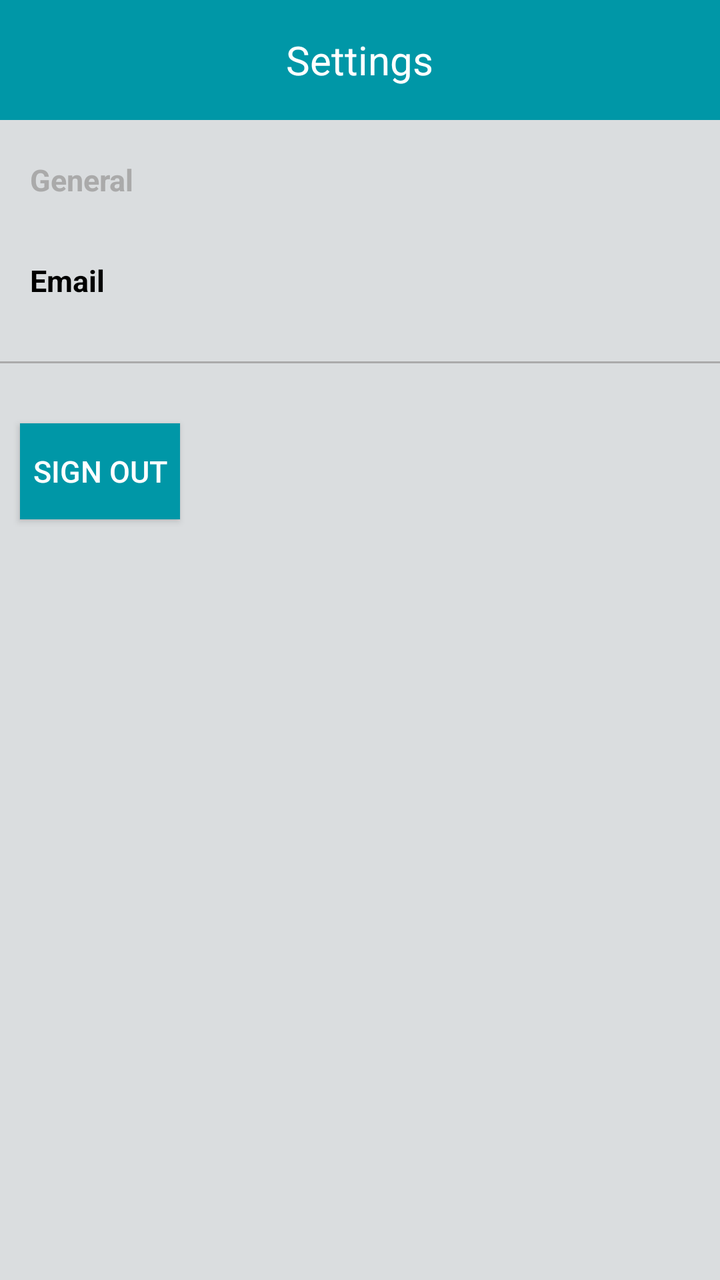
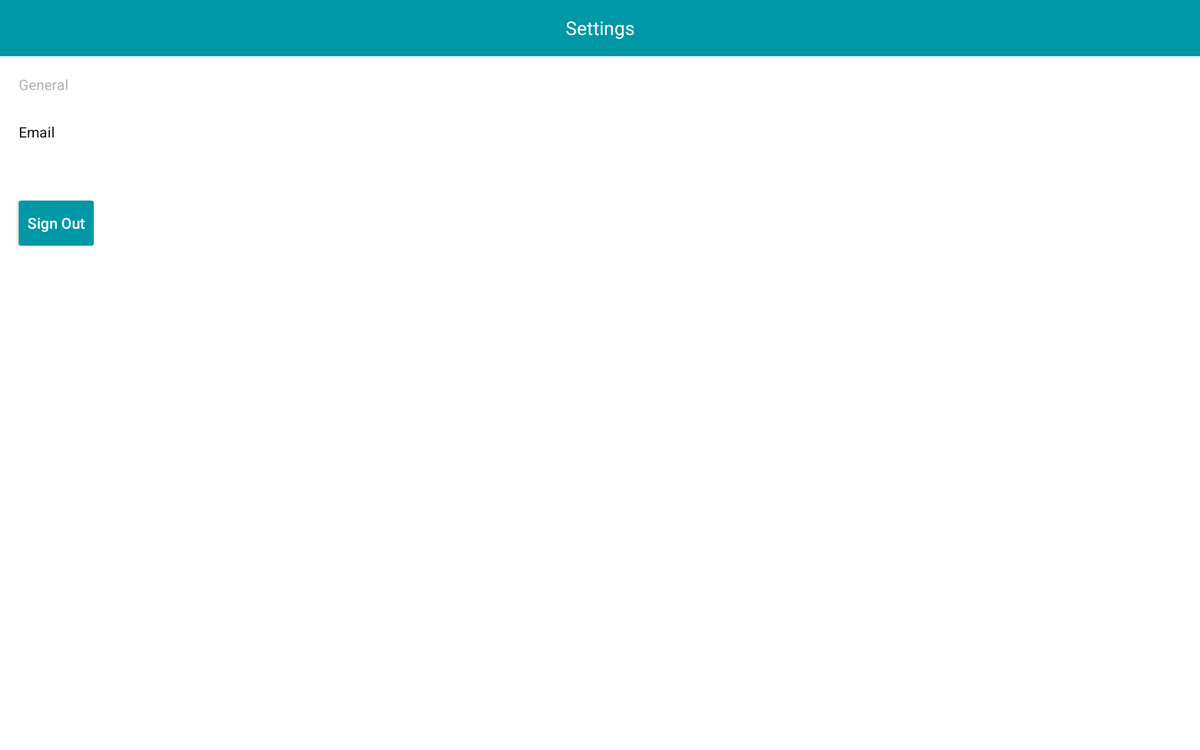

Compare how this app lays out the same screen by default and in its alternative resource folder. The renders come first, then the two layout files and the values they reference.
<!-- AndroidManifest.xml: application theme AppTheme -->
<!-- res/layout/activity_settings.xml -->
<?xml version="1.0" encoding="utf-8"?>
<LinearLayout xmlns:android="http://schemas.android.com/apk/res/android"
    android:orientation="vertical" android:layout_width="match_parent"
    android:layout_height="match_parent"
    android:background="#DADDDF">

    
    <LinearLayout
        android:focusable="true"
        android:focusableInTouchMode="true"
        android:layout_width="0px"
        android:layout_height="0px"/>

    <RelativeLayout
        android:layout_width="match_parent"
        android:layout_height="60dp"
        android:background="#0097A7">

        <ImageView
            android:layout_width="wrap_content"
            android:layout_height="match_parent"
            android:layout_alignParentStart="true"
            android:layout_alignParentTop="true"
            android:layout_alignParentBottom="true"
            android:layout_marginStart="10dp"
            android:src="@drawable/ic_arrow_back_white_36dp"
            android:id="@+id/settings_back"
            android:contentDescription="@string/img_back"/>

        <TextView
            android:id="@+id/settings_header"
            android:layout_width="wrap_content"
            android:layout_height="match_parent"
            android:gravity="center"
            android:layout_centerHorizontal="true"
            android:layout_marginStart="15dp"
            android:textColor="@color/white"
            android:textSize="20sp"
            android:text="@string/settings_header"/>

    </RelativeLayout>

    <TextView
        android:id="@+id/settings_title"
        android:layout_width="match_parent"
        android:layout_height="60dp"
        android:gravity="center_vertical"
        android:layout_marginStart="15dp"
        android:textColor="@android:color/darker_gray"
        android:textSize="15sp"
        android:textStyle="bold"
        android:text="@string/settings_title"/>


    <LinearLayout
        android:id="@+id/email_layout"
        android:orientation="vertical"
        android:layout_width="match_parent"
        android:layout_height="wrap_content"
        android:layout_marginTop="10dp">
        <TextView
            android:id="@+id/emailTextView"
            android:layout_width="match_parent"
            android:layout_height="wrap_content"
            android:text="@string/settings_email"
            android:textSize="15sp"
            android:layout_marginStart="15dp"
            android:textColor="@color/black"
            android:textStyle="bold"/>
        <TextView
            android:id="@+id/emailTextView2"
            android:layout_width="match_parent"
            android:layout_height="wrap_content"
            android:textSize="15sp"
            android:layout_marginStart="15dp"
            android:textColor="@android:color/darker_gray"/>

        <EditText
            android:layout_width="match_parent"
            android:layout_height="wrap_content"
            android:id="@+id/emailEditText"
            android:inputType="textEmailAddress"
            android:textColor="@android:color/darker_gray"
            android:textSize="15sp"
            android:layout_marginStart="15dp"
            android:layout_marginEnd="15dp"
            android:maxLines="1"
            android:visibility="gone"/>
    </LinearLayout>

    <ListView
        android:id="@+id/settings_list"
        android:layout_height="wrap_content"
        android:layout_width="match_parent"
        android:layout_marginLeft="10dp"
        android:layout_marginRight="10dp"
        android:divider="@null"
        android:dividerHeight="0dp">
    </ListView>

    <View
        android:layout_width="match_parent"
        android:layout_height="1dp"
        android:layout_marginTop="10dp"
        android:background="@android:color/darker_gray"/>

    <Button
        android:id="@+id/sign_out"
        android:layout_width="80dp"
        android:layout_height="wrap_content"
        android:layout_marginStart="10dp"
        android:adjustViewBounds="true"
        android:scaleType="centerInside"
        android:background="#0097A7"
        android:text="@string/button_sign_out"
        android:textSize="15sp"
        android:textColor="@color/white"
        android:layout_marginTop="30dp" />

</LinearLayout>
<!-- resources referenced by this layout -->
<resources>
  <color name="black">#000000</color>
  <color name="white">#ffffff</color>
  <string name="button_sign_out">Sign Out</string>
  <string name="img_back">Back</string>
  <string name="settings_email">Email</string>
  <string name="settings_header">Settings</string>
  <string name="settings_title">General</string>
  <style name="AppTheme" parent="Theme.AppCompat.Light.DarkActionBar">
          
          
          
          
          <item name="android:colorPrimaryDark">#0097A7</item>
      </style>
</resources>
<!-- res/layout-sw720dp/activity_settings.xml (the author's variant of the layout above) -->
<!-- drawn on a large tablet held sideways -->
<?xml version="1.0" encoding="utf-8"?>
<RelativeLayout xmlns:android="http://schemas.android.com/apk/res/android"
    android:orientation="vertical" android:layout_width="match_parent"
    android:layout_height="match_parent"
    android:background="#FFFFFF">

    
    <LinearLayout
        android:focusable="true"
        android:focusableInTouchMode="true"
        android:layout_width="0px"
        android:layout_height="0px"/>

    <RelativeLayout
        android:id="@+id/settings_top"
        android:layout_width="match_parent"
        android:layout_height="60dp"
        android:background="#0097A7">

        <ImageView
            android:layout_width="24dp"
            android:layout_height="match_parent"
            android:layout_alignParentStart="true"
            android:layout_alignParentTop="true"
            android:layout_alignParentBottom="true"
            android:layout_marginStart="20dp"
            android:src="@drawable/ic_arrow_back_white_36dp"
            android:id="@+id/settings_back"
            android:contentDescription="@string/img_back"/>

        <TextView
            android:id="@+id/settings_header"
            android:layout_width="wrap_content"
            android:layout_height="match_parent"
            android:gravity="center"
            android:layout_centerHorizontal="true"
            android:layout_marginStart="15dp"
            android:textColor="@color/white"
            android:textSize="20sp"
            android:text="@string/settings_header"/>

    </RelativeLayout>

    <TextView
        android:id="@+id/settings_title"
        android:layout_width="match_parent"
        android:layout_height="60dp"
        android:gravity="center_vertical"
        android:layout_marginStart="20dp"
        android:textColor="#54000000"
        android:textSize="15sp"
        android:layout_below="@id/settings_top"
        android:text="@string/settings_title"/>


    <LinearLayout
        android:id="@+id/email_layout"
        android:orientation="vertical"
        android:layout_width="match_parent"
        android:layout_height="wrap_content"
        android:layout_below="@id/settings_title"
        android:layout_marginTop="10dp">
        <TextView
            android:id="@+id/emailTextView"
            android:layout_width="match_parent"
            android:layout_height="wrap_content"
            android:text="@string/settings_email"
            android:textSize="15sp"
            android:layout_marginStart="20dp"
            android:textColor="@color/black"/>
        <TextView
            android:id="@+id/emailTextView2"
            android:layout_width="match_parent"
            android:layout_height="wrap_content"
            android:textSize="15sp"
            android:layout_marginStart="20dp"
            android:textColor="#54000000"/>

        <EditText
            android:layout_width="match_parent"
            android:layout_height="wrap_content"
            android:id="@+id/emailEditText"
            android:inputType="textEmailAddress"
            android:textColor="#000000"
            android:textSize="15sp"
            android:layout_marginStart="20dp"
            android:layout_marginEnd="20dp"
            android:maxLines="1"
            android:visibility="gone"/>
    </LinearLayout>

    <ListView
        android:id="@+id/settings_list"
        android:layout_height="wrap_content"
        android:layout_width="match_parent"
        android:layout_marginLeft="15dp"
        android:layout_marginRight="15dp"
        android:divider="@null"
        android:layout_below="@id/email_layout"
        android:dividerHeight="0dp">
    </ListView>

    <View
        android:id="@+id/end_of_list_view"
        android:layout_width="match_parent"
        android:layout_height="1dp"
        android:layout_marginTop="10dp"
        android:layout_below="@id/settings_list"
        android:textColor="#54000000"/>

    <Button
        android:id="@+id/sign_out"
        android:layout_width="80dp"
        android:layout_height="wrap_content"
        android:layout_below="@id/end_of_list_view"
        android:layout_marginStart="20dp"
        android:adjustViewBounds="true"
        android:scaleType="centerInside"
        android:background="@drawable/shape3"
        android:text="@string/button_sign_out"
        android:textAllCaps="false"
        android:textSize="16sp"
        android:elevation="3dp"
        android:textColor="@color/white"
        android:layout_marginTop="30dp" />

</RelativeLayout>
<!-- resources referenced by the variant -->
<!-- as a large tablet held sideways resolves them -->
<resources>
  <color name="black">#000000</color>
  <color name="white">#ffffff</color>
  <!-- drawable shape3 (drawable) -->
  <?xml version="1.0" encoding="utf-8"?>
  <shape
      xmlns:android="http://schemas.android.com/apk/res/android"
      android:shape="rectangle"   >
  
      <solid android:color="#0097A7" />
  
      <corners android:radius="2dip" />
  
      <stroke
          android:width="1dp"
          android:color="#0097A7"/>
  
  </shape>
  <string name="button_sign_out">Sign Out</string>
  <string name="img_back">Back</string>
  <string name="settings_email">Email</string>
  <string name="settings_header">Settings</string>
  <string name="settings_title">General</string>
  <style name="AppTheme" parent="Theme.AppCompat.Light.DarkActionBar">
          
          
          
          
          <item name="android:colorPrimaryDark">#0097A7</item>
      </style>
</resources>
